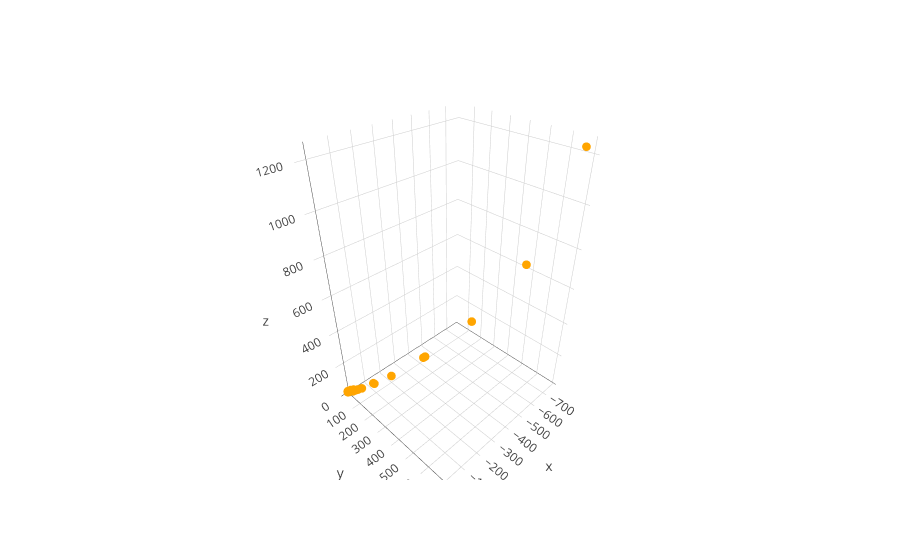

Notebook source saved alongside this figure:
### Markdown cell above
## Plot Nearby Points

### Code cell
row = 5229

near = plot_nearby(row)
data = []
data.append(near)

fig = go.Figure(data=data)
offline.iplot(fig)
print ('Complete')
